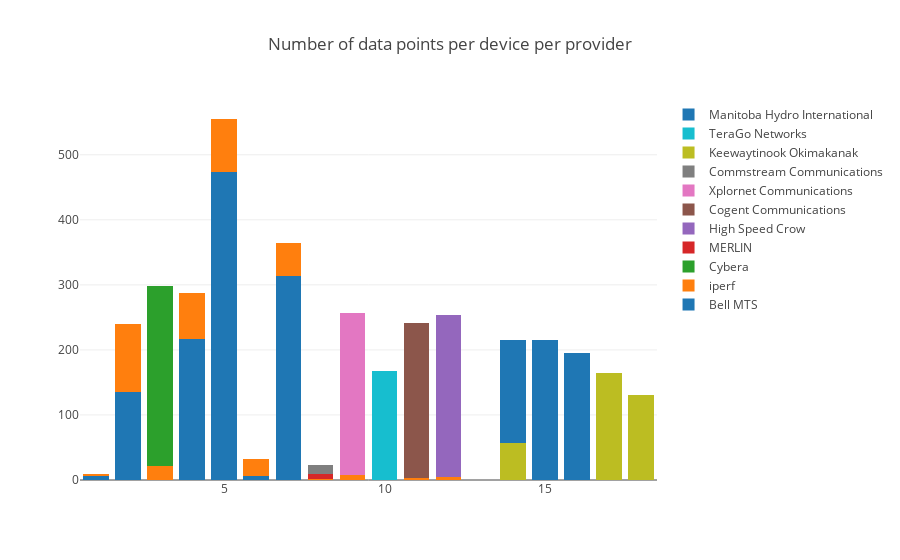

Notebook code for this chart:
### Markdown cell above
64% of the devices (11 out of 17) use 2 network providers. 1 device uses 3 providers. How is it defined?

### Code cell
points_by_device_by_provider=upload_df.groupby(['SK_PI', 'PROVIDER']).size().reset_index()
providers=upload_df['PROVIDER'].unique()
data=[]
for provider in providers:
    prov=[]
    for device in device_numbers:
        by_provider=points_by_device_by_provider.loc[(points_by_device_by_provider['SK_PI']==device)&(points_by_device_by_provider['PROVIDER']==provider)]
        if not by_provider.empty:
            prov.append(by_provider[0].iloc[0])
        else:
            prov.append(0)
    trace = go.Bar(x=device_numbers,y=prov, name = provider)
    data.append(trace)
    layout = go.Layout(
        barmode='stack',
        title="Number of data points per device per provider"
    )
fig = go.Figure(data=data, layout=layout)
iplot(fig)

### Figure 1 — Plotly figure (JSON) as saved in the notebook; plotly's stock layout.template omitted (floating-point values rounded to 4 significant figures)
{"data": [{"name": "Bell MTS", "type": "bar", "x": [1, 2, 3, 4, 5, 6, 7, 8, 9, 10, 11, 12, 14, 15, 16, 17, 18], "y": [6, 135, 0, 217, 473, 6, 314, 0, 0, 0, 0, 0, 0, 216, 195, 0, 0]}, {"name": "iperf", "type": "bar", "x": [1, 2, 3, 4, 5, 6, 7, 8, 9, 10, 11, 12, 14, 15, 16, 17, 18], "y": [4, 105, 21, 70, 82, 26, 51, 2, 8, 0, 3, 4, 0, 0, 0, 0, 0]}, {"name": "Cybera", "type": "bar", "x": [1, 2, 3, 4, 5, 6, 7, 8, 9, 10, 11, 12, 14, 15, 16, 17, 18], "y": [0, 0, 278, 0, 0, 0, 0, 0, 0, 0, 0, 0, 0, 0, 0, 0, 0]}, {"name": "MERLIN", "type": "bar", "x": [1, 2, 3, 4, 5, 6, 7, 8, 9, 10, 11, 12, 14, 15, 16, 17, 18], "y": [0, 0, 0, 0, 0, 0, 0, 8, 0, 0, 0, 0, 0, 0, 0, 0, 0]}, {"name": "High Speed Crow", "type": "bar", "x": [1, 2, 3, 4, 5, 6, 7, 8, 9, 10, 11, 12, 14, 15, 16, 17, 18], "y": [0, 0, 0, 0, 0, 0, 0, 0, 0, 0, 0, 249, 0, 0, 0, 0, 0]}, {"name": "Cogent Communications", "type": "bar", "x": [1, 2, 3, 4, 5, 6, 7, 8, 9, 10, 11, 12, 14, 15, 16, 17, 18], "y": [0, 0, 0, 0, 0, 0, 0, 0, 0, 0, 239, 0, 0, 0, 0, 0, 0]}, {"name": "Xplornet Communications", "type": "bar", "x": [1, 2, 3, 4, 5, 6, 7, 8, 9, 10, 11, 12, 14, 15, 16, 17, 18], "y": [0, 0, 0, 0, 0, 0, 0, 0, 248, 0, 0, 0, 0, 0, 0, 0, 0]}, {"name": "Commstream Communications", "type": "bar", "x": [1, 2, 3, 4, 5, 6, 7, 8, 9, 10, 11, 12, 14, 15, 16, 17, 18], "y": [0, 0, 0, 0, 0, 0, 0, 13, 0, 0, 0, 0, 0, 0, 0, 0, 0]}, {"name": "Keewaytinook Okimakanak", "type": "bar", "x": [1, 2, 3, 4, 5, 6, 7, 8, 9, 10, 11, 12, 14, 15, 16, 17, 18], "y": [0, 0, 0, 0, 0, 0, 0, 0, 0, 0, 0, 0, 57, 0, 0, 164, 130]}, {"name": "TeraGo Networks", "type": "bar", "x": [1, 2, 3, 4, 5, 6, 7, 8, 9, 10, 11, 12, 14, 15, 16, 17, 18], "y": [0, 0, 0, 0, 0, 0, 0, 0, 0, 168, 0, 0, 0, 0, 0, 0, 0]}, {"name": "Manitoba Hydro International", "type": "bar", "x": [1, 2, 3, 4, 5, 6, 7, 8, 9, 10, 11, 12, 14, 15, 16, 17, 18], "y": [0, 0, 0, 0, 0, 0, 0, 0, 0, 0, 0, 0, 159, 0, 0, 0, 0]}], "layout": {"barmode": "stack", "title": "Number of data points per device per provider"}}
